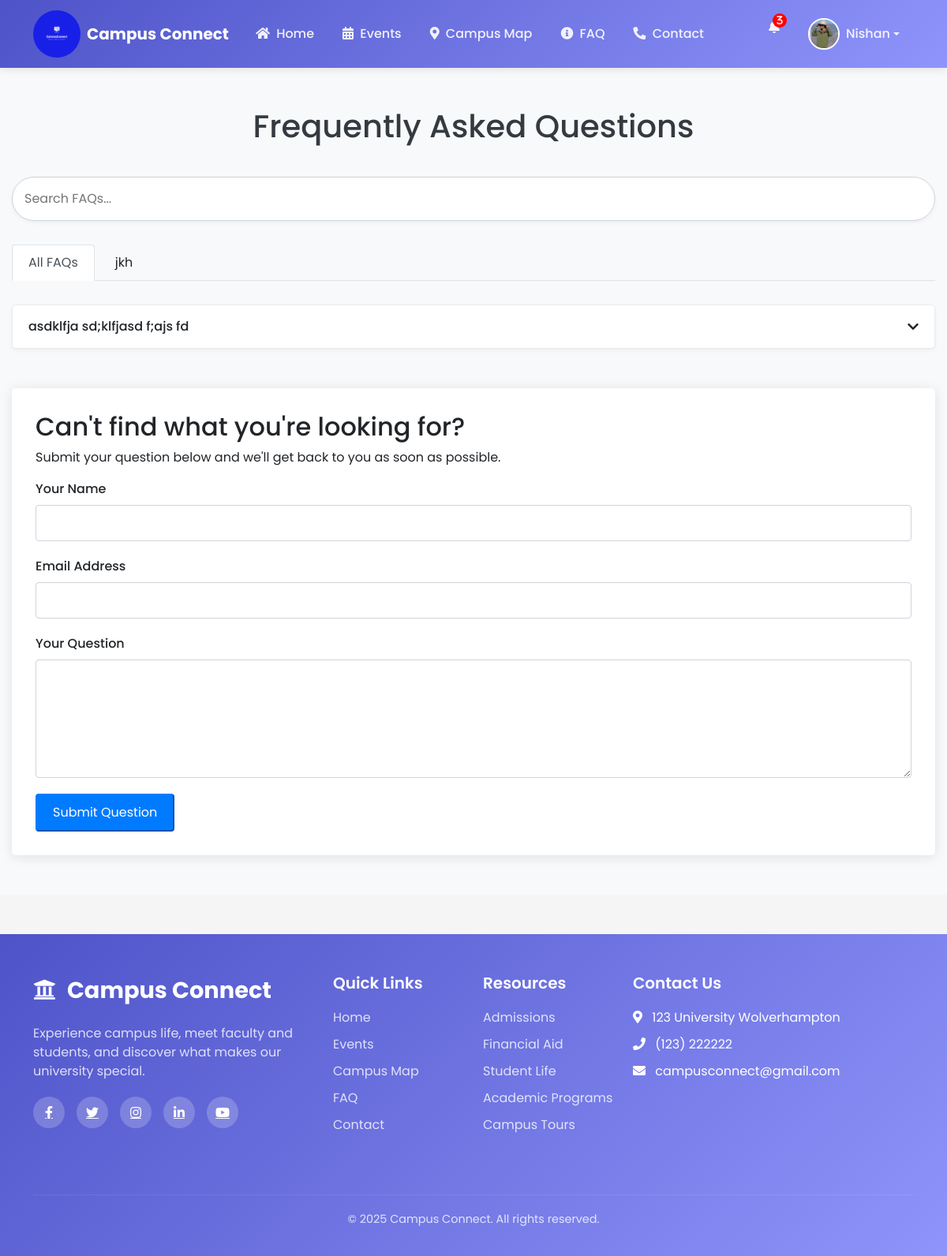
Page /faq.php (signed in) on the committed database.
### tables this page shows
CREATE TABLE `users` (
  `user_id` int(11) NOT NULL,
  `username` varchar(50) NOT NULL,
  `email` varchar(100) NOT NULL,
  `password_hash` varchar(255) NOT NULL,
  `first_name` varchar(50) NOT NULL,
  `last_name` varchar(50) NOT NULL,
  `phone_number` varchar(20) DEFAULT NULL,
  `academic_interest` varchar(100) DEFAULT NULL,
  `account_created_at` timestamp NOT NULL DEFAULT current_timestamp(),
  `last_login` timestamp NOT NULL DEFAULT '0000-00-00 00:00:00',
  `profile_photo_original` varchar(255) DEFAULT NULL,
  `profile_photo_resized` varchar(255) DEFAULT NULL
);

CREATE TABLE `faqs` (
  `faq_id` int(11) NOT NULL,
  `question` text NOT NULL,
  `answer` text NOT NULL,
  `category` varchar(100) DEFAULT NULL,
  `is_published` tinyint(1) DEFAULT 0,
  `created_at` timestamp NOT NULL DEFAULT current_timestamp(),
  `updated_at` timestamp NOT NULL DEFAULT current_timestamp() ON UPDATE current_timestamp()
);

### faq.php (the view, shortened to what this page needs)
<?php
require_once 'config.php';
function getFaqs($conn) {
    $query = "SELECT faq_id, question, answer, category FROM faqs WHERE is_published = TRUE ORDER BY category, faq_id";
    $result = mysqli_query($conn, $query);
    $faqs = [];
    if ($result) {
        while ($row = mysqli_fetch_assoc($result)) {
            $faqs[] = $row;
        }
    }
    return $faqs;
}
function getFaqCategories($conn) {
    $query = "SELECT DISTINCT category FROM faqs WHERE is_published = TRUE ORDER BY category";
    $result = mysqli_query($conn, $query);
    $categories = [];
    if ($result) {
        while ($row = mysqli_fetch_assoc($result)) {
            $categories[] = $row['category'];
        }
    }
    return $categories;
}
$faqs = getFaqs($conn);
$categories = getFaqCategories($conn);
include 'header.php';
?>
    <link rel="stylesheet" href="https://cdnjs.cloudflare.com/ajax/libs/font-awesome/5.15.4/css/all.min.css">
    <section class="faq-section">
        <div class="faq-container">
            <h1 class="faq-title">Frequently Asked Questions</h1>
            <div class="search-container">
                <input type="text" id="faqSearch" class="search-input" placeholder="Search FAQs...">
            </div>
            <div class="faq-content">
                <div class="faq-tabs">
                    <div class="faq-tab active" data-category="all">All FAQs</div>
                    <?php foreach ($categories as $category): ?>
                        <div class="faq-tab" data-category="<?php echo htmlspecialchars($category); ?>">
                            <?php echo htmlspecialchars($category); ?>
                        </div>
                    <?php endforeach; ?>
                </div>
                <div class="faq-category active" data-category="all">
                    <?php if (empty($faqs)): ?>
                        <div class="no-results">No FAQs available yet.</div>
                    <?php else: ?>
                        <?php foreach ($faqs as $faq): ?>
                            <div class="faq-item" data-category="<?php echo htmlspecialchars($faq['category']); ?>">
                                <div class="faq-question">
                                    <span><?php echo htmlspecialchars($faq['question']); ?></span>
                                    <i class="fas fa-chevron-down"></i>
                                </div>
                            </div>
                        <?php endforeach; ?>
                    <?php endif; ?>
                </div>
            </div>
            <div class="ask-question">
                <h2>Can't find what you're looking for?</h2>
                <p>Submit your question below and we'll get back to you as soon as possible.</p>
                <form method="POST" action="">
                    <div class="form-group">
                        <label for="name" class="form-label">Your Name</label>
                        <input type="text" id="name" name="name" class="form-control" required>
                    </div>
                    <div class="form-group">
                        <label for="email" class="form-label">Email Address</label>
                        <input type="email" id="email" name="email" class="form-control" required>
                    </div>
                    <div class="form-group">
                        <label for="question" class="form-label">Your Question</label>
                        <textarea id="question" name="question" class="form-control" required></textarea>
                    </div>
                    <button type="submit" name="submit_question" class="btn-primary">Submit Question</button>
                </form>
            </div>
        </div>
    </section>
</body>
</html>
<?php include 'footer.php'; ?>

### header.php (shortened to what this page needs)
<?php
require_once 'config.php';
$user_id = $_SESSION['user_id'];
$user_query = "SELECT * FROM users WHERE user_id = ?";
$user_stmt = $conn->prepare($user_query);
$user_stmt->bind_param("i", $user_id);
$user_stmt->execute();
$user_result = $user_stmt->get_result();
if ($user_result->num_rows === 1) {
    $user = $user_result->fetch_assoc();
} else {
    session_destroy();
    header("Location: index.php");
    exit;
}
?>
<!DOCTYPE html>
<html lang="en">
<head>
    <link href="https://cdn.jsdelivr.net/npm/bootstrap@5.3.0-alpha1/dist/css/bootstrap.min.css" rel="stylesheet">
    <link rel="stylesheet" href="https://cdnjs.cloudflare.com/ajax/libs/font-awesome/6.0.0/css/all.min.css">
</head>
<body>
    <nav class="navbar navbar-expand-lg navbar-dark sticky-top">
        <div class="container">
        <a class="navbar-brand d-flex align-items-center" href="dashboard.php">
        <img src="imgs/logo.png" alt="University Logo" height="60" class="me-2" style="width: 60px; border-radius: 50%; object-fit: cover;">
    <span> Campus Connect</span>
</a>
            <div class="collapse navbar-collapse" id="navbarNav">
                <ul class="navbar-nav me-auto">
                    <li class="nav-item">
                        <a class="nav-link active" href="dashboard.php"><i class="fas fa-home me-1"></i> Home</a>
                    </li>
                    <li class="nav-item">
                        <a class="nav-link" href="events.php"><i class="fas fa-calendar-alt me-1"></i> Events</a>
                    </li>
                    <li class="nav-item">
                        <a class="nav-link" href="campus_map.php"><i class="fas fa-map-marker-alt me-1"></i> Campus Map</a>
                    </li>
                    <li class="nav-item">
                        <a class="nav-link" href="faq.php"><i class="fas fa-info-circle me-1"></i> FAQ</a>
                    </li>
                    <li class="nav-item">
                        <a class="nav-link" href="contact.php"><i class="fas fa-phone-alt me-1"></i> Contact</a>
                    </li>
                </ul>
                <ul class="navbar-nav">
                    <li class="nav-item">
                        <a class="nav-link" href="#" data-bs-toggle="modal" data-bs-target="#notificationsModal">
                            <i class="fas fa-bell position-relative">
                                <span class="notification-badge">3</span>
                            </i>
                        </a>
                    </li>
                    <li class="nav-item dropdown">
                        <a class="nav-link dropdown-toggle d-flex align-items-center" href="#" id="userDropdown" role="button" data-bs-toggle="dropdown" aria-expanded="false">
                            <?php if (!empty($user['profile_photo_resized'])): ?>
                                <img src="<?php echo $user['profile_photo_resized']; ?>" alt="User Avatar" class="user-avatar me-2">
                            <?php else: ?>
                                <div class="user-avatar me-2 bg-secondary d-flex align-items-center justify-content-center">
                                    <i class="fas fa-user text-white"></i>
                                </div>
                            <?php endif; ?>
                            <span><?php echo $user['first_name']; ?></span>
                        </a>
                    </li>
                </ul>
            </div>
        </div>
    </nav>

### header.php (style rules this page uses)
:root { --primary-color: #4e54c8; --secondary-color: #8f94fb; --accent-color: #ff6b6b; --light-color: #f9f9f9; --dark-color: #333; --success-color: #28a745; --card-shadow: 0 15px 35px rgba(0, 0, 0, 0.1); }
body { font-family: 'Poppins', sans-serif; background-color: #f5f5f5; min-height: 100vh; padding: 0; margin: 0; }
.navbar { background: linear-gradient(135deg, var(--primary-color) 0%, var(--secondary-color) 100%); box-shadow: 0 2px 10px rgba(0, 0, 0, 0.1); }
.navbar-brand { font-weight: 700; color: white !important; }
.nav-link { color: rgba(255, 255, 255, 0.9) !important; font-weight: 500; margin: 0 10px; transition: all 0.3s ease; }
.user-avatar { width: 40px; height: 40px; border-radius: 50%; object-fit: cover; border: 2px solid white; cursor: pointer; transition: all 0.3s ease; }
.notification-badge { position: absolute; top: 0; right: 0; background: red; color: white; font-size: 12px; font-weight: bold; border-radius: 50%; width: 18px; height: 18px; display: flex; align-items: center; justify-content: center; transform: translate(50%, -50%); }

### faq.php (style rules this page uses)
.faq-section { padding: 50px 0; background-color: #f8f9fa; }
.faq-container { max-width: 1200px; margin: 0 auto; padding: 0 15px; }
.faq-title { text-align: center; margin-bottom: 40px; color: #343a40; }
.faq-tabs { display: flex; flex-wrap: wrap; margin-bottom: 30px; border-bottom: 1px solid #dee2e6; }
.faq-tab { padding: 10px 20px; cursor: pointer; margin-right: 5px; margin-bottom: -1px; border: 1px solid transparent; border-top-left-radius: 0.25rem; border-top-right-radius: 0.25rem; transition: all 0.3s ease; }
.faq-tab.active { color: #495057; background-color: #fff; border-color: #dee2e6 #dee2e6 #fff; }
.faq-content { margin-bottom: 50px; }
.faq-category { margin-bottom: 30px; display: none; }
.faq-category.active { display: block; }
.faq-item { margin-bottom: 15px; border: 1px solid #e9ecef; border-radius: 5px; background-color: #fff; box-shadow: 0 2px 5px rgba(0,0,0,0.05); overflow: hidden; }
.faq-question { padding: 15px 20px; cursor: pointer; font-weight: 500; display: flex; justify-content: space-between; align-items: center; transition: all 0.3s ease; }
.faq-question i { transition: transform 0.3s ease; }
.ask-question { background-color: #fff; border-radius: 5px; padding: 30px; box-shadow: 0 2px 15px rgba(0,0,0,0.1); }
.form-group { margin-bottom: 20px; }
.form-label { display: block; margin-bottom: 8px; font-weight: 500; }
.form-control { width: 100%; padding: 10px 15px; border: 1px solid #ced4da; border-radius: 4px; font-size: 16px; }
textarea.form-control { min-height: 150px; }
.btn-primary { color: #fff; background-color: #007bff; border-color: #007bff; padding: 10px 20px; font-size: 16px; border-radius: 4px; cursor: pointer; transition: all 0.3s ease; }
.search-container { margin-bottom: 30px; }
.search-input { width: 100%; padding: 15px; border: 1px solid #ced4da; border-radius: 30px; font-size: 16px; box-shadow: 0 2px 5px rgba(0,0,0,0.05); }

### rows in the picture
users: profile_photo_resized (picture), first_name "Nishan"
faqs: question "asdklfja sd;klfjasd f;ajs fd"

### other values in the picture
$category "jkh"
